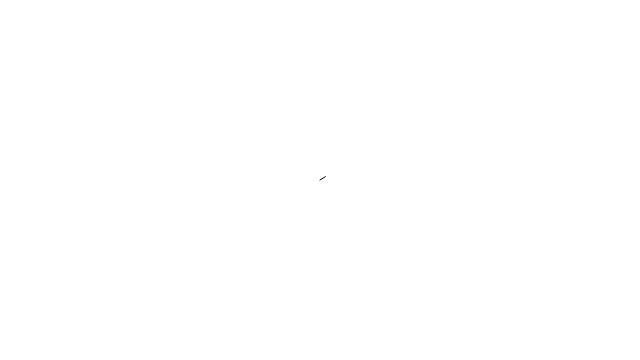
Frame 1 (no input)
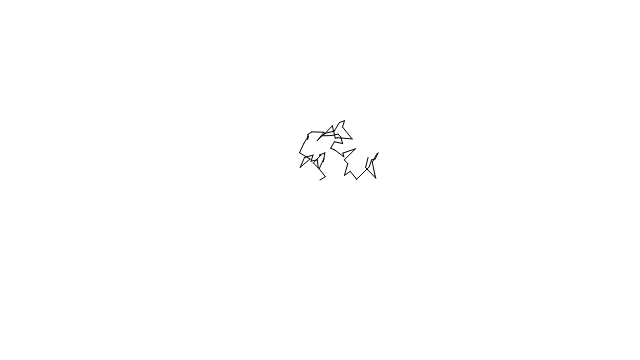
Frame 60 (no input)
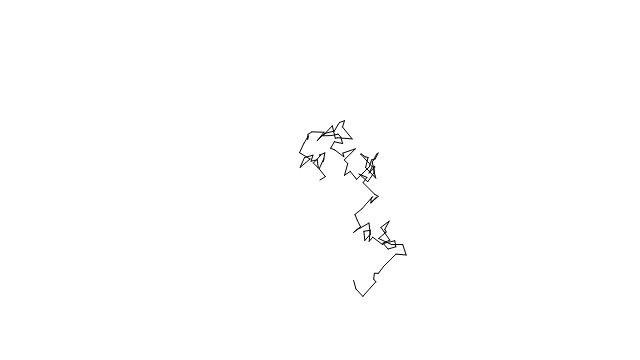
Frame 120 (the mouse pressed at the canvas centre since frame 60)

The p5.js sketch that drew these frames (run headless with seeded random() and noise() and a simulated clock; from frame 60 on, the mouse is pressed at the canvas centre):

// p5.js sketch
// ── sketch.js
/*
  Use a custom probability distribution to vary the size of a step taken 
  by the random walker. The step size can be determined by influencing 
  the range of values picked. Can you map the probability to a quadratic 
  function—i.e. making the likelihood that a value is picked equal 
  to the value squared?
*/

let walker;

function setup() {
  createCanvas(640,360);
  walker = new Walker();
  background(255);
}

function draw() {
  walker.step();
  walker.render();
}

class Walker {
  constructor(){
    this.x = width / 2;
    this.y = height / 2;
    this.prevX = null;
    this.prevY = null;
  }

  render() {
    stroke(0);
    line(this.prevX, this.prevY, this.x, this.y);
  }

  step() {
    this.prevX = this.x;
    this.prevY = this.y;

    let stepSize = this.acceptReject(15);

    this.x = this.x + random( -stepSize, stepSize );
    this.y = this.y + random( -stepSize, stepSize );

    this.x = constrain(this.x,0,width-1);
    this.y = constrain(this.y,0,height-1);
  }

  acceptReject(max) {
    while ( true ) {
      let r1 = random( 0, max );
      let probability = Math.pow( r1, 2);
      let r2 = Math.pow( random( 0, max ), 2);

      if( r2 < probability ) return r1;
    }
  }
  
}
